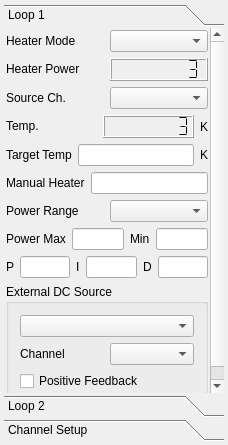
<?xml version="1.0" encoding="UTF-8"?>
<ui version="4.0">
 <class>FrmTempControl</class>
 <widget class="QMainWindow" name="FrmTempControl">
  <property name="geometry">
   <rect>
    <x>0</x>
    <y>0</y>
    <width>228</width>
    <height>445</height>
   </rect>
  </property>
  <property name="sizePolicy">
   <sizepolicy hsizetype="Preferred" vsizetype="Preferred">
    <horstretch>0</horstretch>
    <verstretch>0</verstretch>
   </sizepolicy>
  </property>
  <property name="windowTitle">
   <string>Temperature Control</string>
  </property>
  <widget class="QWidget" name="widget">
   <layout class="QGridLayout" name="gridLayout_3">
    <property name="margin">
     <number>4</number>
    </property>
    <item row="0" column="0">
     <widget class="QToolBox" name="m_toolBox">
      <property name="sizePolicy">
       <sizepolicy hsizetype="Preferred" vsizetype="Preferred">
        <horstretch>0</horstretch>
        <verstretch>0</verstretch>
       </sizepolicy>
      </property>
      <property name="layoutDirection">
       <enum>Qt::LeftToRight</enum>
      </property>
      <property name="frameShape">
       <enum>QFrame::NoFrame</enum>
      </property>
      <property name="frameShadow">
       <enum>QFrame::Plain</enum>
      </property>
      <property name="currentIndex">
       <number>0</number>
      </property>
      <property name="tabSpacing">
       <number>2</number>
      </property>
      <widget class="QWidget" name="m_pageLoop1">
       <property name="geometry">
        <rect>
         <x>0</x>
         <y>0</y>
         <width>205</width>
         <height>451</height>
        </rect>
       </property>
       <property name="sizePolicy">
        <sizepolicy hsizetype="Preferred" vsizetype="Preferred">
         <horstretch>0</horstretch>
         <verstretch>0</verstretch>
        </sizepolicy>
       </property>
       <property name="minimumSize">
        <size>
         <width>0</width>
         <height>0</height>
        </size>
       </property>
       <attribute name="label">
        <string>Loop 1</string>
       </attribute>
       <layout class="QVBoxLayout" name="verticalLayout_2">
        <property name="margin">
         <number>2</number>
        </property>
        <item>
         <layout class="QHBoxLayout">
          <item>
           <widget class="QLabel" name="textLabel17">
            <property name="sizePolicy">
             <sizepolicy hsizetype="Preferred" vsizetype="Fixed">
              <horstretch>0</horstretch>
              <verstretch>0</verstretch>
             </sizepolicy>
            </property>
            <property name="text">
             <string>Heater Mode</string>
            </property>
            <property name="wordWrap">
             <bool>false</bool>
            </property>
           </widget>
          </item>
          <item>
           <widget class="QComboBox" name="m_cmbHeaterMode"/>
          </item>
         </layout>
        </item>
        <item>
         <layout class="QHBoxLayout">
          <item>
           <widget class="QLabel" name="textLabel5">
            <property name="sizePolicy">
             <sizepolicy hsizetype="Preferred" vsizetype="Fixed">
              <horstretch>0</horstretch>
              <verstretch>0</verstretch>
             </sizepolicy>
            </property>
            <property name="text">
             <string>Heater Power</string>
            </property>
            <property name="wordWrap">
             <bool>false</bool>
            </property>
           </widget>
          </item>
          <item>
           <widget class="QLCDNumber" name="m_lcdHeater">
            <property name="frameShape">
             <enum>QFrame::Box</enum>
            </property>
            <property name="frameShadow">
             <enum>QFrame::Raised</enum>
            </property>
            <property name="smallDecimalPoint">
             <bool>false</bool>
            </property>
            <property name="numDigits">
             <number>8</number>
            </property>
            <property name="mode">
             <enum>QLCDNumber::Dec</enum>
            </property>
            <property name="segmentStyle">
             <enum>QLCDNumber::Flat</enum>
            </property>
            <property name="value" stdset="0">
             <double>3.000000000000000</double>
            </property>
            <property name="intValue" stdset="0">
             <number>3</number>
            </property>
           </widget>
          </item>
         </layout>
        </item>
        <item>
         <layout class="QHBoxLayout">
          <item>
           <widget class="QLabel" name="textLabel16">
            <property name="sizePolicy">
             <sizepolicy hsizetype="Preferred" vsizetype="Fixed">
              <horstretch>0</horstretch>
              <verstretch>0</verstretch>
             </sizepolicy>
            </property>
            <property name="text">
             <string>Source Ch.</string>
            </property>
            <property name="wordWrap">
             <bool>false</bool>
            </property>
           </widget>
          </item>
          <item>
           <widget class="QComboBox" name="m_cmbSourceChannel"/>
          </item>
         </layout>
        </item>
        <item>
         <layout class="QHBoxLayout">
          <item>
           <widget class="QLabel" name="textLabel5_2">
            <property name="sizePolicy">
             <sizepolicy hsizetype="Preferred" vsizetype="Fixed">
              <horstretch>0</horstretch>
              <verstretch>0</verstretch>
             </sizepolicy>
            </property>
            <property name="text">
             <string>Temp.</string>
            </property>
            <property name="wordWrap">
             <bool>false</bool>
            </property>
           </widget>
          </item>
          <item>
           <widget class="QLCDNumber" name="m_lcdSourceTemp">
            <property name="frameShape">
             <enum>QFrame::Box</enum>
            </property>
            <property name="frameShadow">
             <enum>QFrame::Raised</enum>
            </property>
            <property name="smallDecimalPoint">
             <bool>false</bool>
            </property>
            <property name="numDigits">
             <number>8</number>
            </property>
            <property name="mode">
             <enum>QLCDNumber::Dec</enum>
            </property>
            <property name="segmentStyle">
             <enum>QLCDNumber::Flat</enum>
            </property>
            <property name="value" stdset="0">
             <double>3.000000000000000</double>
            </property>
            <property name="intValue" stdset="0">
             <number>3</number>
            </property>
           </widget>
          </item>
          <item>
           <widget class="QLabel" name="textLabel9_2">
            <property name="sizePolicy">
             <sizepolicy hsizetype="Fixed" vsizetype="Preferred">
              <horstretch>0</horstretch>
              <verstretch>0</verstretch>
             </sizepolicy>
            </property>
            <property name="text">
             <string>K</string>
            </property>
            <property name="wordWrap">
             <bool>false</bool>
            </property>
           </widget>
          </item>
         </layout>
        </item>
        <item>
         <layout class="QHBoxLayout">
          <item>
           <widget class="QLabel" name="textLabel18">
            <property name="sizePolicy">
             <sizepolicy hsizetype="Preferred" vsizetype="Fixed">
              <horstretch>0</horstretch>
              <verstretch>0</verstretch>
             </sizepolicy>
            </property>
            <property name="text">
             <string>Target Temp</string>
            </property>
            <property name="wordWrap">
             <bool>false</bool>
            </property>
           </widget>
          </item>
          <item>
           <widget class="QLineEdit" name="m_edTargetTemp"/>
          </item>
          <item>
           <widget class="QLabel" name="textLabel9_2_2">
            <property name="sizePolicy">
             <sizepolicy hsizetype="Fixed" vsizetype="Preferred">
              <horstretch>0</horstretch>
              <verstretch>0</verstretch>
             </sizepolicy>
            </property>
            <property name="text">
             <string>K</string>
            </property>
            <property name="wordWrap">
             <bool>false</bool>
            </property>
           </widget>
          </item>
         </layout>
        </item>
        <item>
         <layout class="QHBoxLayout">
          <item>
           <widget class="QLabel" name="textLabel18_2">
            <property name="sizePolicy">
             <sizepolicy hsizetype="Preferred" vsizetype="Fixed">
              <horstretch>0</horstretch>
              <verstretch>0</verstretch>
             </sizepolicy>
            </property>
            <property name="text">
             <string>Manual Heater</string>
            </property>
            <property name="wordWrap">
             <bool>false</bool>
            </property>
           </widget>
          </item>
          <item>
           <widget class="QLineEdit" name="m_edManHeater"/>
          </item>
         </layout>
        </item>
        <item>
         <layout class="QHBoxLayout">
          <item>
           <widget class="QLabel" name="textLabel22">
            <property name="sizePolicy">
             <sizepolicy hsizetype="Preferred" vsizetype="Fixed">
              <horstretch>0</horstretch>
              <verstretch>0</verstretch>
             </sizepolicy>
            </property>
            <property name="text">
             <string>Power Range</string>
            </property>
            <property name="wordWrap">
             <bool>false</bool>
            </property>
           </widget>
          </item>
          <item>
           <widget class="QComboBox" name="m_cmbPowerRange"/>
          </item>
         </layout>
        </item>
        <item>
         <layout class="QHBoxLayout" name="_5">
          <item>
           <widget class="QLabel" name="textLabel18_2_3">
            <property name="sizePolicy">
             <sizepolicy hsizetype="Preferred" vsizetype="Fixed">
              <horstretch>0</horstretch>
              <verstretch>0</verstretch>
             </sizepolicy>
            </property>
            <property name="text">
             <string>Power Max</string>
            </property>
            <property name="wordWrap">
             <bool>false</bool>
            </property>
           </widget>
          </item>
          <item>
           <widget class="QLineEdit" name="m_edPowerMax">
            <property name="sizePolicy">
             <sizepolicy hsizetype="Preferred" vsizetype="Fixed">
              <horstretch>0</horstretch>
              <verstretch>0</verstretch>
             </sizepolicy>
            </property>
           </widget>
          </item>
          <item>
           <widget class="QLabel" name="textLabel18_2_2_4">
            <property name="sizePolicy">
             <sizepolicy hsizetype="Preferred" vsizetype="Fixed">
              <horstretch>0</horstretch>
              <verstretch>0</verstretch>
             </sizepolicy>
            </property>
            <property name="text">
             <string>Min</string>
            </property>
            <property name="wordWrap">
             <bool>false</bool>
            </property>
           </widget>
          </item>
          <item>
           <widget class="QLineEdit" name="m_edPowerMin">
            <property name="sizePolicy">
             <sizepolicy hsizetype="Preferred" vsizetype="Fixed">
              <horstretch>0</horstretch>
              <verstretch>0</verstretch>
             </sizepolicy>
            </property>
           </widget>
          </item>
         </layout>
        </item>
        <item>
         <layout class="QHBoxLayout" name="_4">
          <item>
           <widget class="QLabel" name="textLabel18_2_2">
            <property name="sizePolicy">
             <sizepolicy hsizetype="Preferred" vsizetype="Fixed">
              <horstretch>0</horstretch>
              <verstretch>0</verstretch>
             </sizepolicy>
            </property>
            <property name="text">
             <string>P</string>
            </property>
            <property name="wordWrap">
             <bool>false</bool>
            </property>
           </widget>
          </item>
          <item>
           <widget class="QLineEdit" name="m_edP">
            <property name="sizePolicy">
             <sizepolicy hsizetype="Preferred" vsizetype="Fixed">
              <horstretch>0</horstretch>
              <verstretch>0</verstretch>
             </sizepolicy>
            </property>
           </widget>
          </item>
          <item>
           <widget class="QLabel" name="textLabel18_2_2_2">
            <property name="sizePolicy">
             <sizepolicy hsizetype="Preferred" vsizetype="Fixed">
              <horstretch>0</horstretch>
              <verstretch>0</verstretch>
             </sizepolicy>
            </property>
            <property name="text">
             <string>I</string>
            </property>
            <property name="wordWrap">
             <bool>false</bool>
            </property>
           </widget>
          </item>
          <item>
           <widget class="QLineEdit" name="m_edI">
            <property name="sizePolicy">
             <sizepolicy hsizetype="Preferred" vsizetype="Fixed">
              <horstretch>0</horstretch>
              <verstretch>0</verstretch>
             </sizepolicy>
            </property>
           </widget>
          </item>
          <item>
           <widget class="QLabel" name="textLabel18_2_2_3">
            <property name="sizePolicy">
             <sizepolicy hsizetype="Preferred" vsizetype="Fixed">
              <horstretch>0</horstretch>
              <verstretch>0</verstretch>
             </sizepolicy>
            </property>
            <property name="text">
             <string>D</string>
            </property>
            <property name="wordWrap">
             <bool>false</bool>
            </property>
           </widget>
          </item>
          <item>
           <widget class="QLineEdit" name="m_edD">
            <property name="sizePolicy">
             <sizepolicy hsizetype="Preferred" vsizetype="Fixed">
              <horstretch>0</horstretch>
              <verstretch>0</verstretch>
             </sizepolicy>
            </property>
           </widget>
          </item>
         </layout>
        </item>
        <item>
         <widget class="QGroupBox" name="groupBox2">
          <property name="title">
           <string>External DC Source</string>
          </property>
          <layout class="QGridLayout" name="gridLayout">
           <item row="1" column="0">
            <widget class="QLabel" name="textLabel1">
             <property name="sizePolicy">
              <sizepolicy hsizetype="Preferred" vsizetype="Fixed">
               <horstretch>0</horstretch>
               <verstretch>0</verstretch>
              </sizepolicy>
             </property>
             <property name="text">
              <string>Channel</string>
             </property>
             <property name="wordWrap">
              <bool>false</bool>
             </property>
            </widget>
           </item>
           <item row="0" column="0" colspan="2">
            <widget class="QComboBox" name="m_cmbExtDCSrc">
             <property name="sizePolicy">
              <sizepolicy hsizetype="Preferred" vsizetype="Fixed">
               <horstretch>0</horstretch>
               <verstretch>0</verstretch>
              </sizepolicy>
             </property>
            </widget>
           </item>
           <item row="1" column="1">
            <widget class="QComboBox" name="m_cmbExtDCSrcCh"/>
           </item>
           <item row="2" column="0" colspan="2">
            <widget class="QCheckBox" name="m_ckbExtIsPositive">
             <property name="text">
              <string>Positive Feedback</string>
             </property>
            </widget>
           </item>
          </layout>
         </widget>
        </item>
        <item>
         <spacer name="verticalSpacer_2">
          <property name="orientation">
           <enum>Qt::Vertical</enum>
          </property>
          <property name="sizeHint" stdset="0">
           <size>
            <width>20</width>
            <height>16</height>
           </size>
          </property>
         </spacer>
        </item>
       </layout>
      </widget>
      <widget class="QWidget" name="m_pageLoop2">
       <property name="geometry">
        <rect>
         <x>0</x>
         <y>0</y>
         <width>220</width>
         <height>451</height>
        </rect>
       </property>
       <attribute name="label">
        <string>Loop 2</string>
       </attribute>
       <layout class="QVBoxLayout" name="verticalLayout_5">
        <property name="sizeConstraint">
         <enum>QLayout::SetDefaultConstraint</enum>
        </property>
        <property name="margin">
         <number>2</number>
        </property>
        <item>
         <layout class="QHBoxLayout" name="_24">
          <item>
           <widget class="QLabel" name="textLabel17_3">
            <property name="sizePolicy">
             <sizepolicy hsizetype="Preferred" vsizetype="Fixed">
              <horstretch>0</horstretch>
              <verstretch>0</verstretch>
             </sizepolicy>
            </property>
            <property name="text">
             <string>Heater Mode</string>
            </property>
            <property name="wordWrap">
             <bool>false</bool>
            </property>
           </widget>
          </item>
          <item>
           <widget class="QComboBox" name="m_cmbHeaterMode2"/>
          </item>
         </layout>
        </item>
        <item>
         <layout class="QHBoxLayout" name="_23">
          <item>
           <widget class="QLabel" name="textLabel5_6">
            <property name="sizePolicy">
             <sizepolicy hsizetype="Preferred" vsizetype="Fixed">
              <horstretch>0</horstretch>
              <verstretch>0</verstretch>
             </sizepolicy>
            </property>
            <property name="text">
             <string>Heater Power</string>
            </property>
            <property name="wordWrap">
             <bool>false</bool>
            </property>
           </widget>
          </item>
          <item>
           <widget class="QLCDNumber" name="m_lcdHeater2">
            <property name="frameShape">
             <enum>QFrame::Box</enum>
            </property>
            <property name="frameShadow">
             <enum>QFrame::Raised</enum>
            </property>
            <property name="smallDecimalPoint">
             <bool>false</bool>
            </property>
            <property name="numDigits">
             <number>8</number>
            </property>
            <property name="mode">
             <enum>QLCDNumber::Dec</enum>
            </property>
            <property name="segmentStyle">
             <enum>QLCDNumber::Flat</enum>
            </property>
            <property name="value" stdset="0">
             <double>3.000000000000000</double>
            </property>
            <property name="intValue" stdset="0">
             <number>3</number>
            </property>
           </widget>
          </item>
         </layout>
        </item>
        <item>
         <layout class="QHBoxLayout" name="_27">
          <item>
           <widget class="QLabel" name="textLabel16_3">
            <property name="sizePolicy">
             <sizepolicy hsizetype="Preferred" vsizetype="Fixed">
              <horstretch>0</horstretch>
              <verstretch>0</verstretch>
             </sizepolicy>
            </property>
            <property name="text">
             <string>Source Ch.</string>
            </property>
            <property name="wordWrap">
             <bool>false</bool>
            </property>
           </widget>
          </item>
          <item>
           <widget class="QComboBox" name="m_cmbSourceChannel2"/>
          </item>
         </layout>
        </item>
        <item>
         <layout class="QHBoxLayout" name="_22">
          <item>
           <widget class="QLabel" name="textLabel5_5">
            <property name="sizePolicy">
             <sizepolicy hsizetype="Preferred" vsizetype="Fixed">
              <horstretch>0</horstretch>
              <verstretch>0</verstretch>
             </sizepolicy>
            </property>
            <property name="text">
             <string>Temp.</string>
            </property>
            <property name="wordWrap">
             <bool>false</bool>
            </property>
           </widget>
          </item>
          <item>
           <widget class="QLCDNumber" name="m_lcdSourceTemp2">
            <property name="frameShape">
             <enum>QFrame::Box</enum>
            </property>
            <property name="frameShadow">
             <enum>QFrame::Raised</enum>
            </property>
            <property name="smallDecimalPoint">
             <bool>false</bool>
            </property>
            <property name="numDigits">
             <number>8</number>
            </property>
            <property name="mode">
             <enum>QLCDNumber::Dec</enum>
            </property>
            <property name="segmentStyle">
             <enum>QLCDNumber::Flat</enum>
            </property>
            <property name="value" stdset="0">
             <double>3.000000000000000</double>
            </property>
            <property name="intValue" stdset="0">
             <number>3</number>
            </property>
           </widget>
          </item>
          <item>
           <widget class="QLabel" name="textLabel9_4">
            <property name="sizePolicy">
             <sizepolicy hsizetype="Fixed" vsizetype="Preferred">
              <horstretch>0</horstretch>
              <verstretch>0</verstretch>
             </sizepolicy>
            </property>
            <property name="text">
             <string>K</string>
            </property>
            <property name="wordWrap">
             <bool>false</bool>
            </property>
           </widget>
          </item>
         </layout>
        </item>
        <item>
         <layout class="QHBoxLayout" name="_20">
          <item>
           <widget class="QLabel" name="textLabel18_5">
            <property name="sizePolicy">
             <sizepolicy hsizetype="Preferred" vsizetype="Fixed">
              <horstretch>0</horstretch>
              <verstretch>0</verstretch>
             </sizepolicy>
            </property>
            <property name="text">
             <string>Target Temp</string>
            </property>
            <property name="wordWrap">
             <bool>false</bool>
            </property>
           </widget>
          </item>
          <item>
           <widget class="QLineEdit" name="m_edTargetTemp2"/>
          </item>
          <item>
           <widget class="QLabel" name="textLabel9_2_4">
            <property name="sizePolicy">
             <sizepolicy hsizetype="Fixed" vsizetype="Preferred">
              <horstretch>0</horstretch>
              <verstretch>0</verstretch>
             </sizepolicy>
            </property>
            <property name="text">
             <string>K</string>
            </property>
            <property name="wordWrap">
             <bool>false</bool>
            </property>
           </widget>
          </item>
         </layout>
        </item>
        <item>
         <layout class="QHBoxLayout" name="_25">
          <item>
           <widget class="QLabel" name="textLabel18_6">
            <property name="sizePolicy">
             <sizepolicy hsizetype="Preferred" vsizetype="Fixed">
              <horstretch>0</horstretch>
              <verstretch>0</verstretch>
             </sizepolicy>
            </property>
            <property name="text">
             <string>Manual Heater</string>
            </property>
            <property name="wordWrap">
             <bool>false</bool>
            </property>
           </widget>
          </item>
          <item>
           <widget class="QLineEdit" name="m_edManHeater2"/>
          </item>
         </layout>
        </item>
        <item>
         <layout class="QHBoxLayout" name="_21">
          <item>
           <widget class="QLabel" name="textLabel22_3">
            <property name="sizePolicy">
             <sizepolicy hsizetype="Preferred" vsizetype="Fixed">
              <horstretch>0</horstretch>
              <verstretch>0</verstretch>
             </sizepolicy>
            </property>
            <property name="text">
             <string>Power Range</string>
            </property>
            <property name="wordWrap">
             <bool>false</bool>
            </property>
           </widget>
          </item>
          <item>
           <widget class="QComboBox" name="m_cmbPowerRange2"/>
          </item>
         </layout>
        </item>
        <item>
         <layout class="QHBoxLayout" name="_26">
          <item>
           <widget class="QLabel" name="textLabel18_2_6">
            <property name="sizePolicy">
             <sizepolicy hsizetype="Preferred" vsizetype="Fixed">
              <horstretch>0</horstretch>
              <verstretch>0</verstretch>
             </sizepolicy>
            </property>
            <property name="text">
             <string>Power Max</string>
            </property>
            <property name="wordWrap">
             <bool>false</bool>
            </property>
           </widget>
          </item>
          <item>
           <widget class="QLineEdit" name="m_edPowerMax2">
            <property name="sizePolicy">
             <sizepolicy hsizetype="Preferred" vsizetype="Fixed">
              <horstretch>0</horstretch>
              <verstretch>0</verstretch>
             </sizepolicy>
            </property>
           </widget>
          </item>
          <item>
           <widget class="QLabel" name="textLabel18_2_2_8">
            <property name="sizePolicy">
             <sizepolicy hsizetype="Preferred" vsizetype="Fixed">
              <horstretch>0</horstretch>
              <verstretch>0</verstretch>
             </sizepolicy>
            </property>
            <property name="text">
             <string>Min</string>
            </property>
            <property name="wordWrap">
             <bool>false</bool>
            </property>
           </widget>
          </item>
          <item>
           <widget class="QLineEdit" name="m_edPowerMin2">
            <property name="sizePolicy">
             <sizepolicy hsizetype="Preferred" vsizetype="Fixed">
              <horstretch>0</horstretch>
              <verstretch>0</verstretch>
             </sizepolicy>
            </property>
           </widget>
          </item>
         </layout>
        </item>
        <item>
         <layout class="QHBoxLayout" name="_28">
          <item>
           <widget class="QLabel" name="textLabel18_2_7">
            <property name="sizePolicy">
             <sizepolicy hsizetype="Preferred" vsizetype="Fixed">
              <horstretch>0</horstretch>
              <verstretch>0</verstretch>
             </sizepolicy>
            </property>
            <property name="text">
             <string>P</string>
            </property>
            <property name="wordWrap">
             <bool>false</bool>
            </property>
           </widget>
          </item>
          <item>
           <widget class="QLineEdit" name="m_edP2">
            <property name="sizePolicy">
             <sizepolicy hsizetype="Preferred" vsizetype="Fixed">
              <horstretch>0</horstretch>
              <verstretch>0</verstretch>
             </sizepolicy>
            </property>
           </widget>
          </item>
          <item>
           <widget class="QLabel" name="textLabel18_2_2_9">
            <property name="sizePolicy">
             <sizepolicy hsizetype="Preferred" vsizetype="Fixed">
              <horstretch>0</horstretch>
              <verstretch>0</verstretch>
             </sizepolicy>
            </property>
            <property name="text">
             <string>I</string>
            </property>
            <property name="wordWrap">
             <bool>false</bool>
            </property>
           </widget>
          </item>
          <item>
           <widget class="QLineEdit" name="m_edI2">
            <property name="sizePolicy">
             <sizepolicy hsizetype="Preferred" vsizetype="Fixed">
              <horstretch>0</horstretch>
              <verstretch>0</verstretch>
             </sizepolicy>
            </property>
           </widget>
          </item>
          <item>
           <widget class="QLabel" name="textLabel18_2_2_10">
            <property name="sizePolicy">
             <sizepolicy hsizetype="Preferred" vsizetype="Fixed">
              <horstretch>0</horstretch>
              <verstretch>0</verstretch>
             </sizepolicy>
            </property>
            <property name="text">
             <string>D</string>
            </property>
            <property name="wordWrap">
             <bool>false</bool>
            </property>
           </widget>
          </item>
          <item>
           <widget class="QLineEdit" name="m_edD2">
            <property name="sizePolicy">
             <sizepolicy hsizetype="Preferred" vsizetype="Fixed">
              <horstretch>0</horstretch>
              <verstretch>0</verstretch>
             </sizepolicy>
            </property>
           </widget>
          </item>
         </layout>
        </item>
        <item>
         <widget class="QGroupBox" name="groupBox2_4">
          <property name="title">
           <string>External DC Source</string>
          </property>
          <layout class="QGridLayout" name="gridLayout_4">
           <item row="1" column="0">
            <widget class="QLabel" name="textLabel1_4">
             <property name="sizePolicy">
              <sizepolicy hsizetype="Preferred" vsizetype="Fixed">
               <horstretch>0</horstretch>
               <verstretch>0</verstretch>
              </sizepolicy>
             </property>
             <property name="text">
              <string>Channel</string>
             </property>
             <property name="wordWrap">
              <bool>false</bool>
             </property>
            </widget>
           </item>
           <item row="0" column="0" colspan="2">
            <widget class="QComboBox" name="m_cmbExtDCSrc2">
             <property name="sizePolicy">
              <sizepolicy hsizetype="Preferred" vsizetype="Fixed">
               <horstretch>0</horstretch>
               <verstretch>0</verstretch>
              </sizepolicy>
             </property>
            </widget>
           </item>
           <item row="1" column="1">
            <widget class="QComboBox" name="m_cmbExtDCSrcCh2"/>
           </item>
           <item row="2" column="0" colspan="2">
            <widget class="QCheckBox" name="m_ckbExtIsPositive2">
             <property name="text">
              <string>Positive Feedback</string>
             </property>
            </widget>
           </item>
          </layout>
         </widget>
        </item>
        <item>
         <spacer name="verticalSpacer_5">
          <property name="orientation">
           <enum>Qt::Vertical</enum>
          </property>
          <property name="sizeHint" stdset="0">
           <size>
            <width>20</width>
            <height>10</height>
           </size>
          </property>
         </spacer>
        </item>
       </layout>
      </widget>
      <widget class="QWidget" name="m_pageChannelSetup">
       <property name="geometry">
        <rect>
         <x>0</x>
         <y>0</y>
         <width>220</width>
         <height>341</height>
        </rect>
       </property>
       <attribute name="label">
        <string>Channel Setup</string>
       </attribute>
       <layout class="QVBoxLayout" name="verticalLayout">
        <property name="margin">
         <number>2</number>
        </property>
        <item>
         <layout class="QVBoxLayout" name="_6">
          <item>
           <widget class="QLabel" name="textLabel19">
            <property name="sizePolicy">
             <sizepolicy hsizetype="Preferred" vsizetype="Fixed">
              <horstretch>0</horstretch>
              <verstretch>0</verstretch>
             </sizepolicy>
            </property>
            <property name="text">
             <string>Setup Channel</string>
            </property>
            <property name="wordWrap">
             <bool>false</bool>
            </property>
           </widget>
          </item>
          <item>
           <widget class="QComboBox" name="m_cmbSetupChannel"/>
          </item>
         </layout>
        </item>
        <item>
         <layout class="QHBoxLayout" name="_7">
          <item>
           <widget class="QLabel" name="textLabel20">
            <property name="sizePolicy">
             <sizepolicy hsizetype="Preferred" vsizetype="Fixed">
              <horstretch>0</horstretch>
              <verstretch>0</verstretch>
             </sizepolicy>
            </property>
            <property name="text">
             <string>Excitation</string>
            </property>
            <property name="wordWrap">
             <bool>false</bool>
            </property>
           </widget>
          </item>
          <item>
           <widget class="QComboBox" name="m_cmbExcitation">
            <property name="sizePolicy">
             <sizepolicy hsizetype="Preferred" vsizetype="Fixed">
              <horstretch>0</horstretch>
              <verstretch>0</verstretch>
             </sizepolicy>
            </property>
           </widget>
          </item>
         </layout>
        </item>
        <item>
         <layout class="QVBoxLayout" name="_8">
          <item>
           <widget class="QLabel" name="textLabel21">
            <property name="sizePolicy">
             <sizepolicy hsizetype="Preferred" vsizetype="Fixed">
              <horstretch>0</horstretch>
              <verstretch>0</verstretch>
             </sizepolicy>
            </property>
            <property name="text">
             <string>Thermometer</string>
            </property>
            <property name="wordWrap">
             <bool>false</bool>
            </property>
           </widget>
          </item>
          <item>
           <widget class="QComboBox" name="m_cmbThermometer"/>
          </item>
         </layout>
        </item>
        <item>
         <spacer name="verticalSpacer">
          <property name="orientation">
           <enum>Qt::Vertical</enum>
          </property>
          <property name="sizeHint" stdset="0">
           <size>
            <width>20</width>
            <height>199</height>
           </size>
          </property>
         </spacer>
        </item>
       </layout>
      </widget>
     </widget>
    </item>
   </layout>
  </widget>
 </widget>
 <layoutdefault spacing="6" margin="11"/>
 <pixmapfunction>qPixmapFromMimeSource</pixmapfunction>
 <tabstops>
  <tabstop>m_cmbHeaterMode</tabstop>
  <tabstop>m_cmbSourceChannel</tabstop>
  <tabstop>m_edTargetTemp</tabstop>
  <tabstop>m_edManHeater</tabstop>
  <tabstop>m_cmbPowerRange</tabstop>
  <tabstop>m_edPowerMax</tabstop>
  <tabstop>m_edPowerMin</tabstop>
  <tabstop>m_edP</tabstop>
  <tabstop>m_edI</tabstop>
  <tabstop>m_edD</tabstop>
  <tabstop>m_cmbExtDCSrc</tabstop>
  <tabstop>m_cmbExtDCSrcCh</tabstop>
  <tabstop>m_ckbExtIsPositive</tabstop>
  <tabstop>m_cmbHeaterMode2</tabstop>
  <tabstop>m_cmbSourceChannel2</tabstop>
  <tabstop>m_edTargetTemp2</tabstop>
  <tabstop>m_edManHeater2</tabstop>
  <tabstop>m_cmbPowerRange2</tabstop>
  <tabstop>m_edPowerMax2</tabstop>
  <tabstop>m_edPowerMin2</tabstop>
  <tabstop>m_edP2</tabstop>
  <tabstop>m_edI2</tabstop>
  <tabstop>m_edD2</tabstop>
  <tabstop>m_cmbExtDCSrc2</tabstop>
  <tabstop>m_cmbExtDCSrcCh2</tabstop>
  <tabstop>m_ckbExtIsPositive2</tabstop>
  <tabstop>m_cmbSetupChannel</tabstop>
  <tabstop>m_cmbExcitation</tabstop>
  <tabstop>m_cmbThermometer</tabstop>
 </tabstops>
 <resources/>
 <connections/>
</ui>
